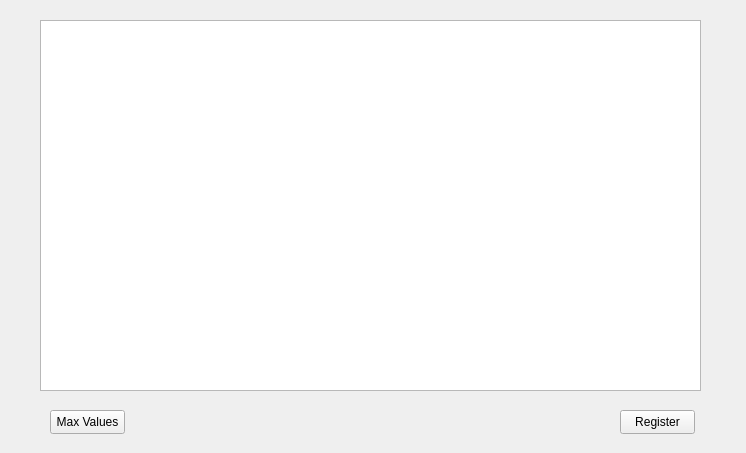
<?xml version="1.0" encoding="UTF-8"?>
<ui version="4.0">
 <class>TableScreen</class>
 <widget class="QMainWindow" name="TableScreen">
  <property name="geometry">
   <rect>
    <x>0</x>
    <y>0</y>
    <width>746</width>
    <height>453</height>
   </rect>
  </property>
  <property name="windowTitle">
   <string>MainWindow</string>
  </property>
  <widget class="QWidget" name="centralwidget">
   <widget class="QPushButton" name="addRecord">
    <property name="geometry">
     <rect>
      <x>620</x>
      <y>410</y>
      <width>75</width>
      <height>24</height>
     </rect>
    </property>
    <property name="text">
     <string>Register</string>
    </property>
   </widget>
   <widget class="QTableWidget" name="table">
    <property name="geometry">
     <rect>
      <x>40</x>
      <y>20</y>
      <width>661</width>
      <height>371</height>
     </rect>
    </property>
   </widget>
   <widget class="QPushButton" name="maxValues">
    <property name="geometry">
     <rect>
      <x>50</x>
      <y>410</y>
      <width>75</width>
      <height>24</height>
     </rect>
    </property>
    <property name="text">
     <string>Max Values</string>
    </property>
   </widget>
  </widget>
 </widget>
 <resources/>
 <connections/>
</ui>
